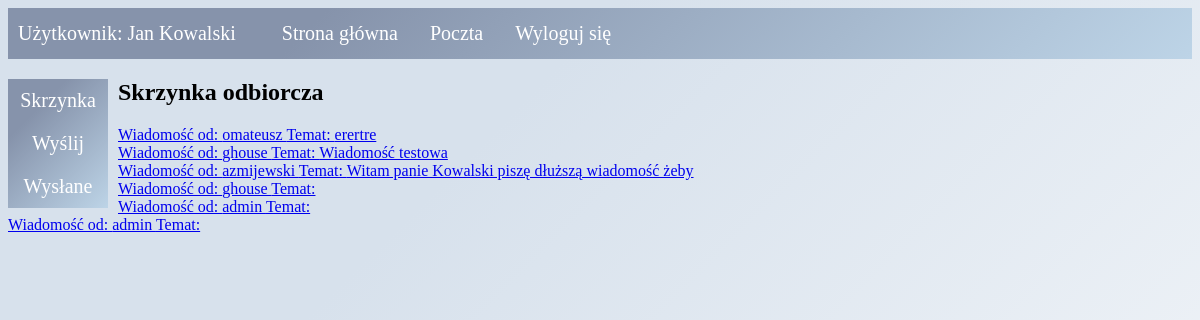
Screenshot of /poczta.php (signed in) with the database file from the repository.
### tables this page shows
CREATE TABLE `wiadomosci` (
  `id_wiadomosci` int(11) NOT NULL,
  `temat` varchar(50) NOT NULL,
  `tresc` varchar(1000) NOT NULL,
  `od` varchar(30) NOT NULL,
  `do` varchar(30) NOT NULL,
  `status` int(1) NOT NULL
);

### poczta.php (the view, shortened to what this page needs)
<!DOCTYPE HTML>
<html lang="pl">
<head>
    <link rel="stylesheet" href="style.css">
</head>
<body>
 <ul id="menu">
     <li id="powitanie"><?php
	echo "Użytkownik: ".$_SESSION['imie']. ' '.$_SESSION['nazwisko'];
?></li>
     <li><a <?php if($_SESSION['typ_prac'] == 'rejestrator'){
			echo 'href="szpital.php"';
		}
		elseif($_SESSION['typ_prac'] == 'lekarz'){
			echo 'href="panel.php"';
        }
        elseif($_SESSION['typ_prac'] == 'admin'){
            echo 'href="admin.php"';
		}?>>Strona główna</a></li>
     <li><a href="poczta.php">Poczta</a></li>
     <li><a href="logout.php">Wyloguj się</a></li>
</ul>
 <div class="vertical-menu">
  <a href="poczta.php">Skrzynka</a>
  <a href="wyslij.php">Wyślij</a>
  <a href="wyslane.php">Wysłane</a>
</div>
    <h2>Skrzynka odbiorcza</h2>
<?php
    $login = $_SESSION['login'];
    require_once "connect.php";
    $conn = @new mysqli($host, $db_user, $db_password, $db_name);
    $sql = "SELECT * FROM wiadomosci WHERE do = '" .$login."' ORDER BY id_wiadomosci DESC";
    $result = mysqli_query($conn, $sql);
    if (mysqli_num_rows($result) > 0){
        while($row = mysqli_fetch_array($result)){
        if ($row['status'] == 0){
    ?>
    <b><a href="przeczytaj.php?id_wiadomosci=<?php echo $row['id_wiadomosci']; ?>">Wiadomość od: <?php echo $row['od']; ?> Temat: <?php echo $row['temat']; ?></a></b><br>
    <?php
        }
        else{
            ?>
            <a href="przeczytaj.php?id_wiadomosci=<?php echo $row['id_wiadomosci']; ?>">Wiadomość od: <?php echo $row['od']; ?> Temat: <?php echo $row['temat']; ?></a><br>
    <?php
        }
        }
    }
    ?>
</body>
</html>

### style.css (style rules this page uses)
body { background-color: #ffffff; background-image: linear-gradient(315deg, #ffffff 0%, #d7e1ec 74%); background-size: 100% 100vw; }
#menu { list-style-type: none; margin: 0; padding: 0; overflow: hidden; background-color: #bdd4e7; background-image: linear-gradient(315deg, #bdd4e7 0%, #8693ab 74%); margin-bottom: 20px; }
li { float: left }
#powitanie { font-size: 20px; display: block; color: white; text-align: center; margin-left: 10px; margin-right: 30px; margin-top: 14px; text-decoration: none; }
li a { font-size: 20px; display: block; color: white; text-align: center; text-decoration: none; padding: 14px 16px; transition-duration: 0.4s; }
.vertical-menu { width: 100px; float: left; margin-right: 10px; background-color: #bdd4e7; background-image: linear-gradient(315deg, #bdd4e7 0%, #8693ab 74%); }
.vertical-menu a { font-size: 20px; display: block; color: white; text-align: center; text-decoration: none; padding: 10px; transition-duration: 0.4s; }

### rows the page displays
wiadomosci: od "omateusz", temat "erertre"
wiadomosci: od "ghouse", temat "Wiadomość testowa"
wiadomosci: od "azmijewski", temat "Witam panie Kowalski piszę dłuższą wiadomość żeby"
wiadomosci: od "ghouse"
wiadomosci: od "admin"
wiadomosci: od "admin"

### other values shown
$_SESSION['imie'] "Jan"
$_SESSION['nazwisko'] "Kowalski"
